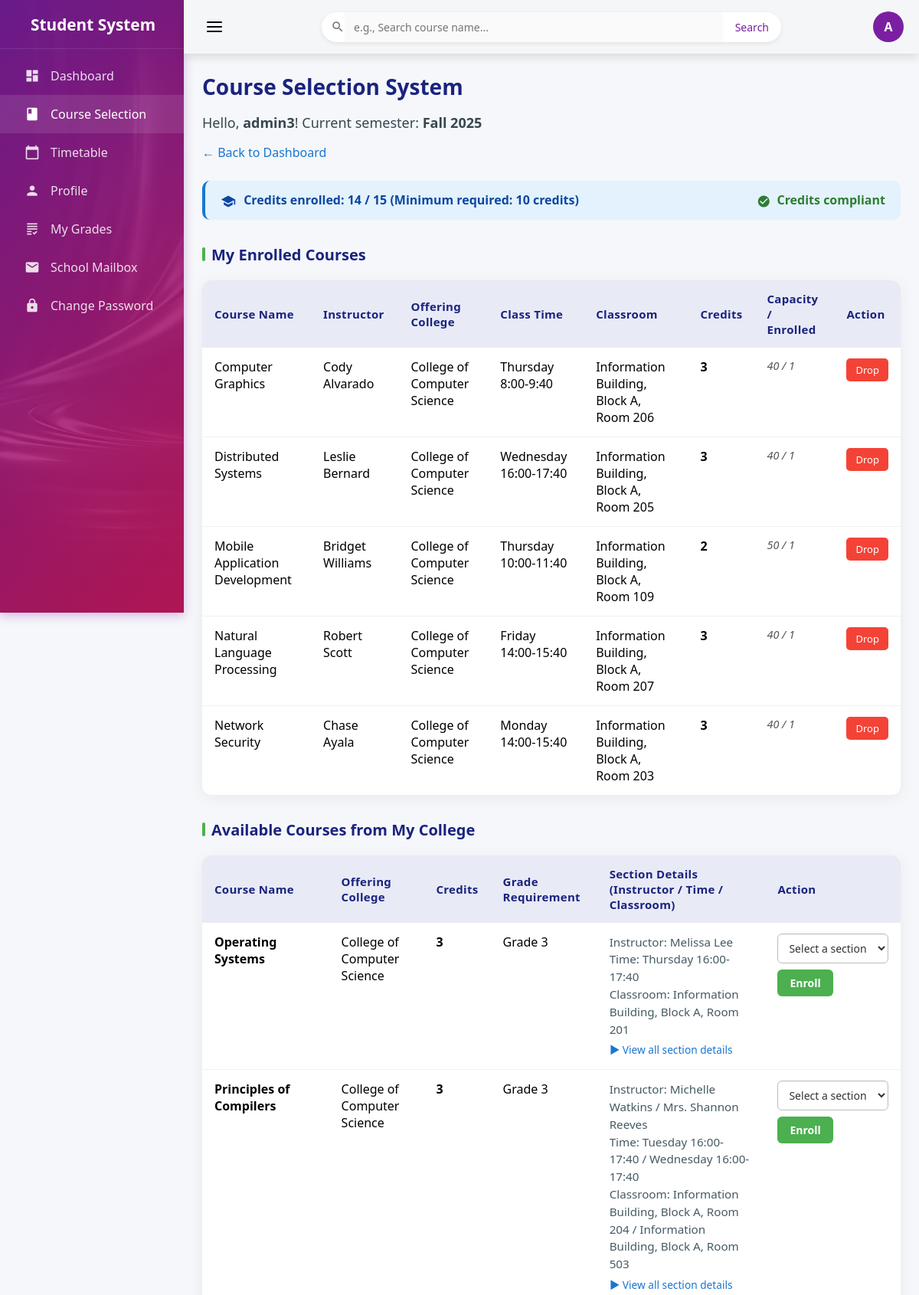
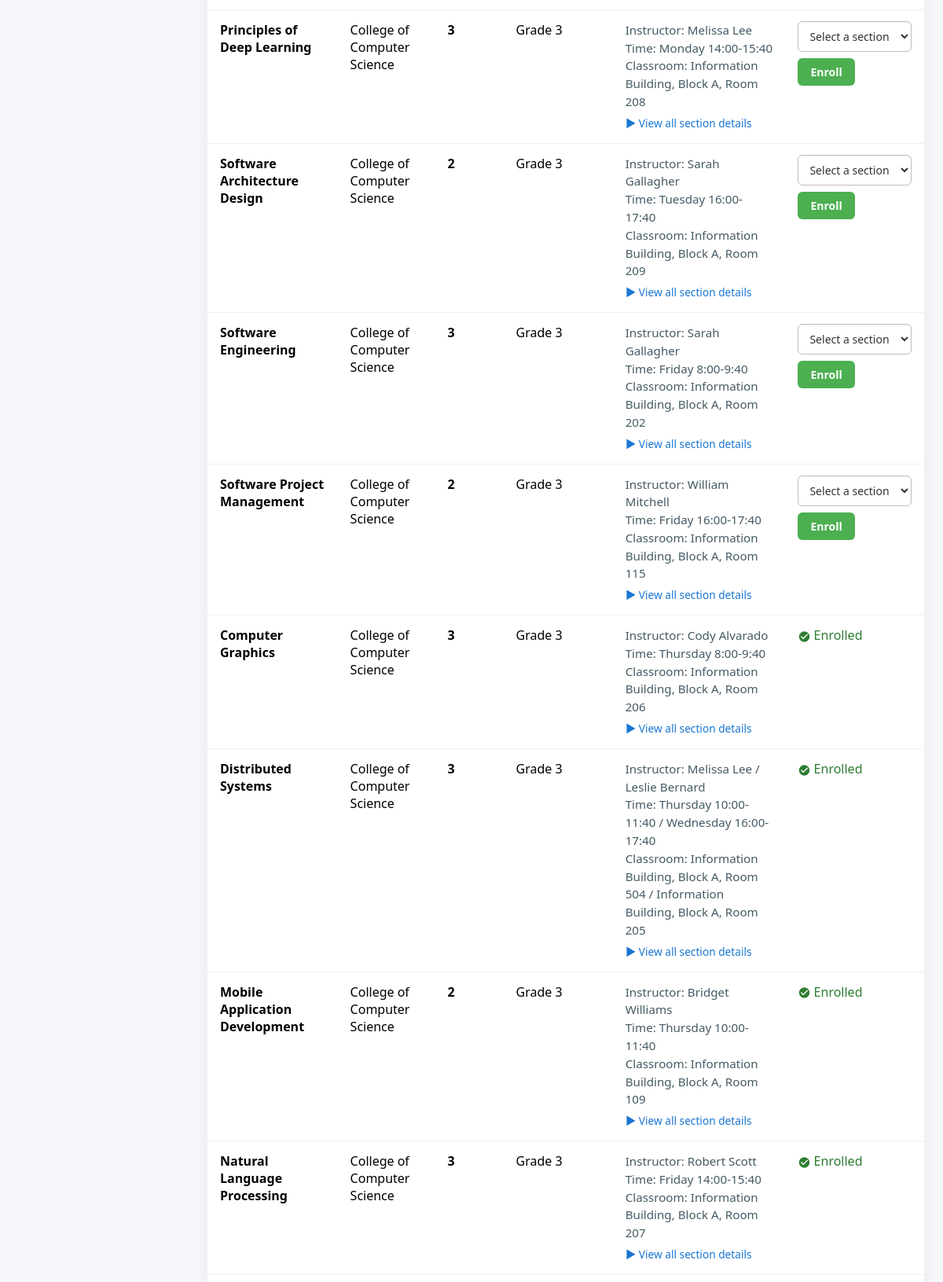
/select-course (signed in, upper part), run on the app's committed database (2 pictures, top to bottom).
### tables this page shows
CREATE TABLE "semester" (
	"semester_id"	VARCHAR(20),
	"semester_name"	VARCHAR(20) NOT NULL,
	"is_current"	BOOLEAN DEFAULT FALSE,
	"selection_start"	DATE,
	"selection_end"	DATE,
	PRIMARY KEY("semester_id"),
	UNIQUE("semester_name")
);

CREATE TABLE "offered_course" (
	"offered_id"	INTEGER,
	"course_id"	VARCHAR(20),
	"teacher_id"	VARCHAR(20),
	"semester_id"	VARCHAR(20),
	"classroom"	VARCHAR(50),
	"time_slot"	VARCHAR(50),
	"capacity"	INT,
	"current_count"	INT DEFAULT 0,
	UNIQUE("course_id","teacher_id","semester_id"),
	PRIMARY KEY("offered_id" AUTOINCREMENT),
	FOREIGN KEY("course_id") REFERENCES "course"("course_id"),
	FOREIGN KEY("semester_id") REFERENCES "semester"("semester_id"),
	FOREIGN KEY("teacher_id") REFERENCES "teacher"("teacher_id")
);

CREATE TABLE "course" (
	"course_id"	VARCHAR(20),
	"course_name"	VARCHAR(100) NOT NULL,
	"credits"	INT,
	"hours"	INT,
	"college_id"	VARCHAR(20),
	"target_grade"	INTEGER CHECK("target_grade" IN (1, 2, 3)),
	PRIMARY KEY("course_id"),
	UNIQUE("course_name"),
	FOREIGN KEY("college_id") REFERENCES "college"("college_id")
);

CREATE TABLE "teacher" (
	"teacher_id"	VARCHAR(20),
	"name"	VARCHAR(50) NOT NULL,
	"gender"	CHAR(1),
	"birth_date"	DATE,
	"salary"	DECIMAL(10, 2),
	"title"	VARCHAR(20),
	"college_id"	VARCHAR(20),
	"id_card"	CHAR(18) NOT NULL UNIQUE,
	PRIMARY KEY("teacher_id"),
	FOREIGN KEY("college_id") REFERENCES "college"("college_id")
);

CREATE TABLE "college" (
	"college_id"	VARCHAR(20),
	"college_name"	VARCHAR(50) NOT NULL,
	"address"	TEXT,
	"phone"	VARCHAR(20),
	PRIMARY KEY("college_id"),
	UNIQUE("college_name")
);

### app/course.py (the view)
@course_bp.route('/select-course')
def select_course():
    if 'username' not in session or session.get('role') != 'student':
        flash('Please log in first!')
        return redirect(url_for('auth.login'))
    student_id = session['username']
    conn = get_db_connection()
    try:
        current_semester = conn.execute("""
            SELECT semester_id, semester_name, selection_start, selection_end
            FROM semester
            WHERE is_current = 1
        """).fetchone()
        if not current_semester:
            flash('No active semester found. Course selection is unavailable.')
            return redirect(url_for('main.dashboard'))
        now = datetime.now().date()
        selection_start = datetime.strptime(current_semester['selection_start'], '%Y-%m-%d %H:%M:%S').date()
        selection_end = datetime.strptime(current_semester['selection_end'], '%Y-%m-%d %H:%M:%S').date()
        if not (selection_start <= now <= selection_end):
            flash(f'❌ Course selection is not available at this time! Selection period: {selection_start} to {selection_end}')
            return redirect(url_for('main.dashboard'))
        student = conn.execute(
            "SELECT college_id, enrollment_year FROM student WHERE student_id = ?",
            (student_id,)
        ).fetchone()
        if not student:
            flash('Student information error!')
            return redirect(url_for('main.dashboard'))
        student_college_id = student['college_id']
        current_year = datetime.now().year
        student_grade = current_year - student['enrollment_year'] + 1
        all_courses = conn.execute("""
            SELECT oc.offered_id, c.course_name, t.name AS teacher_name, col.college_name,
                   oc.time_slot, oc.classroom, oc.capacity, oc.current_count,
                   c.college_id AS course_college_id,
                   c.target_grade,
                   c.credits
            FROM offered_course oc
            JOIN course c ON oc.course_id = c.course_id
            JOIN teacher t ON oc.teacher_id = t.teacher_id
            JOIN college col ON c.college_id = col.college_id
            JOIN semester s ON oc.semester_id = s.semester_id
            WHERE s.is_current = 1
            ORDER BY c.course_name, oc.time_slot
        """).fetchall()
        all_courses = [dict(row) for row in all_courses]
        my_college_list = [c for c in all_courses if c['course_college_id'] == student_college_id]
        enrolled = conn.execute("""
            SELECT oc.offered_id, c.course_name, t.name AS teacher_name, col.college_name,
                   oc.time_slot, oc.classroom, oc.capacity, oc.current_count, c.credits
            FROM enrollment e
            JOIN offered_course oc ON e.offered_id = oc.offered_id
            JOIN course c ON oc.course_id = c.course_id
            JOIN teacher t ON oc.teacher_id = t.teacher_id
            JOIN college col ON c.college_id = col.college_id
            JOIN semester s ON oc.semester_id = s.semester_id
            WHERE s.is_current = 1 AND e.student_id = ?
            ORDER BY c.course_name
        """, (student_id,)).fetchall()
        total_credits = sum(course['credits'] for course in enrolled)
        enrolled_offered_ids = {e['offered_id'] for e in enrolled}
        enrolled_course_names = {e['course_name'] for e in enrolled}
        my_college_list_sorted = sorted(my_college_list, key=itemgetter('course_name'))
        my_college_courses_grouped = []
        for course_name, group in groupby(my_college_list_sorted, key=itemgetter('course_name')):
            sections = list(group)
            rep = sections[0]
            credits = rep['credits']
            target_grade = rep['target_grade']
            already_enrolled = course_name in enrolled_course_names
            enhanced_sections = []
            selectable_sections = []
            for sec in sections:
                is_enrolled = sec['offered_id'] in enrolled_offered_ids
                enhanced_sec = dict(sec)
                enhanced_sec['is_enrolled'] = is_enrolled
                enhanced_sections.append(enhanced_sec)
                if (not already_enrolled
                        and sec['target_grade'] == student_grade
                        and sec['current_count'] < sec['capacity']
                        and (total_credits + credits) <= 18):
                    selectable_sections.append(enhanced_sec)
            def section_sort_key(sec):
                is_selectable = (
                        not already_enrolled
                        and sec['target_grade'] == student_grade
                        and sec['current_count'] < sec['capacity']
                        and (total_credits + credits) <= 18
                )
                return (0 if is_selectable else 1, sec['time_slot'])  # 次级按时间排序
            sorted_sections = sorted(enhanced_sections, key=section_sort_key)
            has_selectable = len(selectable_sections) > 0
            my_college_courses_grouped.append({
                'course_name': course_name,
                'credits': credits,
                'college_name': rep['college_name'],
                'target_grade': target_grade,
                'sections': sorted_sections,  # ← 已排序的班次
                'selectable_sections': selectable_sections,
                'already_enrolled': already_enrolled,
                'would_exceed_limit': (total_credits + credits) > 18,
                '_has_selectable': has_selectable  # ← 用于课程排序
            })
        def course_sort_key(gc):
            if gc['_has_selectable']:
                return (0, gc['course_name'])  # 可选未选 → 第一梯队
            elif gc['already_enrolled']:
                return (1, gc['course_name'])  # 已选 → 第二梯队
            else:
                return (2, gc['course_name'])  # 不可选未选 → 第三梯队
        my_college_courses_grouped.sort(key=course_sort_key)
        other_college_list = [c for c in all_courses if c['course_college_id'] != student_college_id]
        other_colleges = sorted({c['college_name'] for c in other_college_list})
        other_college_list_sorted = sorted(other_college_list, key=lambda x: (x['college_name'], x['course_name']))
        other_college_grouped = []
        for (college_name, course_name), group in groupby(other_college_list_sorted,
                                                          key=lambda x: (x['college_name'], x['course_name'])):
            sections = list(group)
            rep = sections[0]
            other_college_grouped.append({
                'college_name': college_name,
                'course_name': course_name,
                'credits': rep['credits'],
                'target_grade': rep['target_grade'],
                'sections': sections  # 所有班次
            })
        return render_template('student/select_course.html',
                               username=student_id,
                               current_semester=current_semester,
                               enrolled_courses=enrolled,
                               my_college_courses=my_college_courses_grouped,
                               other_college_courses=other_college_grouped,
                               other_colleges=other_colleges,
                               student_college_id=student_college_id,
                               student_grade=student_grade,
                               total_credits=total_credits)
    except Exception as e:
        flash(f'System error: {str(e)}')
        return redirect(url_for('main.dashboard'))
    finally:
        conn.close()

### app/db.py (called while the page is built)
def get_db_connection():
    if 'db' not in g:
        g.db = sqlite3.connect(
            DATABASE,
            timeout=20.0,
            check_same_thread=False
        )
        g.db.row_factory = sqlite3.Row
        g.db.execute('PRAGMA foreign_keys = ON;')
    return g.db

### templates/student/select_course.html (shortened to what this page needs)
{% extends "student/student_base.html" %}
{% block content %}
<div class="page-header">
    <h2>Course Selection System</h2>
</div>
<p class="page-welcome">
    Hello, <strong>{{ username }}</strong>! Current semester: <strong>{{ current_semester.semester_name if current_semester else 'Unknown' }}</strong>
</p>
<a href="{{ url_for('main.dashboard') }}" class="back-link">← Back to Dashboard</a>
<div class="credit-status">
    <strong>
        <i class="material-icons" style="vertical-align: middle; margin-right: 6px; font-size: 20px;">school</i>
        Credits enrolled: <span style="color:#0d47a1;">{{ total_credits }}</span> / 15 (Minimum required: 10 credits)
    </strong>
    {% if total_credits < 10 %}
        <span class="text-danger" style="font-weight:bold;">
            <i class="material-icons" style="vertical-align: middle; margin-right: 4px; font-size: 18px;">warning</i>
            Insufficient credits!
        </span>
    {% elif total_credits > 15 %}
        <span class="text-danger" style="font-weight:bold;">
            <i class="material-icons" style="vertical-align: middle; margin-right: 4px; font-size: 18px;">error</i>
            Exceeds limit!
        </span>
    {% else %}
        <span class="text-success" style="font-weight:bold;">
            <i class="material-icons" style="vertical-align: middle; margin-right: 4px; font-size: 18px;">check_circle</i>
            Credits compliant
        </span>
    {% endif %}
</div>
<h3 class="section-title">My Enrolled Courses</h3>
{% if enrolled_courses %}
<table class="course-table">
    <thead>
        <tr>
            <th>Course Name</th>
            <th>Instructor</th>
            <th>Offering College</th>
            <th>Class Time</th>
            <th>Classroom</th>
            <th>Credits</th>
            <th>Capacity / Enrolled</th>
            <th>Action</th>
        </tr>
    </thead>
    <tbody>
        {% for c in enrolled_courses %}
        <tr>
            <td>{{ c.course_name }}</td>
            <td>{{ c.teacher_name }}</td>
            <td>{{ c.college_name }}</td>
            <td>{{ c.time_slot }}</td>
            <td>{{ c.classroom }}</td>
            <td><strong>{{ c.credits }}</strong></td>
            <td class="capacity-info">{{ c.capacity }} / {{ c.current_count }}</td>
            <td>
                <form method="POST" action="{{ url_for('course.drop_course') }}" style="display:inline;">
                    <button type="submit" class="btn-drop"
                            onclick="return confirm('Confirm dropping \u00AB{{ c.course_name }}\u00BB?')">
                        Drop
                    </button>
                </form>
            </td>
        </tr>
        {% endfor %}
    </tbody>
</table>
{% else %}
<div class="empty-state">You have not enrolled in any courses this semester.</div>
{% endif %}
<h3 class="section-title">Available Courses from My College</h3>
{% if my_college_courses %}
<table class="course-table">
    <thead>
        <tr>
            <th>Course Name</th>
            <th>Offering College</th>
            <th>Credits</th>
            <th>Grade Requirement</th>
            <th>Section Details (Instructor / Time / Classroom)</th>
            <th>Action</th>
        </tr>
    </thead>
    <tbody>
      {% for gc in my_college_courses %}
      <tr>
        <td><strong>{{ gc.course_name }}</strong></td>
        <td>{{ gc.college_name }}</td>
        <td><strong>{{ gc.credits }}</strong></td>
        <td>Grade {{ gc.target_grade }}</td>
        <td class="compact-info">
          Instructor: {{ gc.sections|map(attribute='teacher_name')|join(' / ') }}<br>
          Time: {{ gc.sections|map(attribute='time_slot')|join(' / ') }}<br>
          Classroom: {{ gc.sections|map(attribute='classroom')|join(' / ') }}
          <details>
            <summary class="details-summary">▶ View all section details</summary>
          </details>
        </td>
        <td>
          {% if gc.already_enrolled %}
            <span class="text-success">
                <i class="material-icons" style="vertical-align: middle; font-size: 16px;">check_circle</i>
                Enrolled
            </span>
        {% elif gc.selectable_sections %}
            <form method="post" action="{{ url_for('course.handle_select_course') }}">
              <select name="offered_id" required>
                <option value="" disabled selected>Select a section</option>
              </select>
              <button type="submit" class="btn-select">Enroll</button>
            </form>
          {% endif %}
        </td>
      </tr>
      {% endfor %}
    </tbody>
</table>
{% else %}
<div class="empty-state">No available courses from your college this semester.</div>
{% endif %}
{% endblock %}

### templates/student/select_course.html (style rules this page uses)
.page-header h2 { margin: 0; color: #1a237e; font-weight: 700; font-size: 28px; }
.page-welcome { font-size: 18px; margin-bottom: 16px; margin-top: 16px; color: #37474f; }
.back-link { color: #1976d2; text-decoration: none; margin-bottom: 10px; display: inline-block; font-weight: 500; transition: color 0.2s; }
.course-table { width: 100%; border-collapse: separate; border-spacing: 0; background: white; border-radius: 12px; overflow: hidden; box-shadow: 0 4px 20px rgba(0, 0, 0, 0.06); margin: 20px 0; }
.course-table th { background: #e8eaf6; padding: 14px 16px; text-align: left; font-weight: 600; color: #1a237e; font-size: 15px; letter-spacing: 0.3px; }
.course-table td { padding: 14px 16px; border-bottom: 1px solid #f0f0f0; vertical-align: top; }
.course-table tr:last-child td { border-bottom: none; }
.btn-select { padding: 8px 16px; background: #4caf50; color: white; border: none; border-radius: 6px; cursor: pointer; font-weight: 600; font-size: 14px; transition: background 0.2s; }
.btn-drop { padding: 6px 12px; background: #f44336; color: white; border: none; border-radius: 5px; cursor: pointer; font-size: 13px; font-weight: 500; transition: background 0.2s; }
.section-title { margin-top: 32px; color: #1a237e; font-size: 20px; font-weight: 600; display: flex; align-items: center; gap: 8px; }
.section-title::before { content: ""; display: inline-block; width: 4px; height: 18px; background: #4caf50; border-radius: 2px; }
.capacity-info { font-size: 0.9em; color: #555; font-style: italic; }
.text-success { color: #2e7d32; }
.compact-info { font-size: 0.95em; line-height: 1.5; color: #455a64; }
.details-summary { color: #1976d2; cursor: pointer; font-size: 0.9em; margin-top: 6px; display: inline-block; user-select: none; transition: color 0.2s; }
select[name="offered_id"] { width: 100%; padding: 8px 10px; margin-bottom: 8px; border: 1px solid #bdbdbd; border-radius: 6px; font-size: 14px; background: white; color: #333; box-shadow: inset 0 1px 2px rgba(0,0,0,0.05); }
.credit-status { margin: 16px 0; padding: 14px 20px; background: #e3f2fd; border-radius: 10px; display: flex; justify-content: space-between; align-items: center; border-left: 4px solid #1976d2; }
.credit-status strong { color: #0d47a1; font-size: 16px; }

### data on the page
semester: semester_name "Fall 2025"
offered_course: course_name "Computer Graphics", teacher_name "Cody Alvarado", college_name "College of Computer Science", time_slot "Thursday 8:00-9:40", classroom "Information Building, Block A, Room 206", credits "3", capacity "40", current_count "1", target_grade "3", sections|map "Cody Alvarado", sections|map "Thursday 8:00-9:40", sections|map "Information Building, Block A, Room 206", shows "Enrolled"
offered_course: course_name "Distributed Systems", teacher_name "Leslie Bernard", college_name "College of Computer Science", time_slot "Wednesday 16:00-17:40", classroom "Information Building, Block A, Room 205", credits "3", capacity "40", current_count "1"
offered_course: course_name "Mobile Application Development", teacher_name "Bridget Williams", college_name "College of Computer Science", time_slot "Thursday 10:00-11:40", classroom "Information Building, Block A, Room 109", credits "2", capacity "50", current_count "1", target_grade "3", sections|map "Bridget Williams", sections|map "Thursday 10:00-11:40", sections|map "Information Building, Block A, Room 109", shows "Enrolled"
offered_course: course_name "Natural Language Processing", teacher_name "Robert Scott", college_name "College of Computer Science", time_slot "Friday 14:00-15:40", classroom "Information Building, Block A, Room 207", credits "3", capacity "40", current_count "1", target_grade "3", sections|map "Robert Scott", sections|map "Friday 14:00-15:40", sections|map "Information Building, Block A, Room 207", shows "Enrolled"
offered_course: course_name "Network Security", teacher_name "Chase Ayala", college_name "College of Computer Science", time_slot "Monday 14:00-15:40", classroom "Information Building, Block A, Room 203", credits "3", capacity "40", current_count "1"
offered_course: course_name "Operating Systems", college_name "College of Computer Science", credits "3", target_grade "3", sections|map "Melissa Lee", sections|map "Thursday 16:00-17:40", sections|map "Information Building, Block A, Room 201"
offered_course: course_name "Principles of Compilers", college_name "College of Computer Science", credits "3", target_grade "3", sections|map "Michelle Watkins / Mrs. Shannon Reeves", sections|map "Tuesday 16:00-17:40 / Wednesday 16:00-17:40", sections|map "Information Building, Block A, Room 204 / Information Building, Block A, Room 503"
offered_course: course_name "Principles of Deep Learning", college_name "College of Computer Science", credits "3", target_grade "3", sections|map "Melissa Lee", sections|map "Monday 14:00-15:40", sections|map "Information Building, Block A, Room 208"
offered_course: course_name "Software Architecture Design", college_name "College of Computer Science", credits "2", target_grade "3", sections|map "Sarah Gallagher", sections|map "Tuesday 16:00-17:40", sections|map "Information Building, Block A, Room 209"
offered_course: course_name "Software Engineering", college_name "College of Computer Science", credits "3", target_grade "3", sections|map "Sarah Gallagher", sections|map "Friday 8:00-9:40", sections|map "Information Building, Block A, Room 202"
offered_course: course_name "Software Project Management", college_name "College of Computer Science", credits "2", target_grade "3", sections|map "William Mitchell", sections|map "Friday 16:00-17:40", sections|map "Information Building, Block A, Room 115"
offered_course: course_name "Distributed Systems", college_name "College of Computer Science", credits "3", target_grade "3", sections|map "Melissa Lee / Leslie Bernard", sections|map "Thursday 10:00-11:40 / Wednesday 16:00-17:40", sections|map "Information Building, Block A, Room 504 / Information Building, Block A, Room 205", shows "Enrolled"

### other printed values
{{ session.username|first|upper }} "A"
{{ username }} "admin3"
{{ total_credits }} "14"
